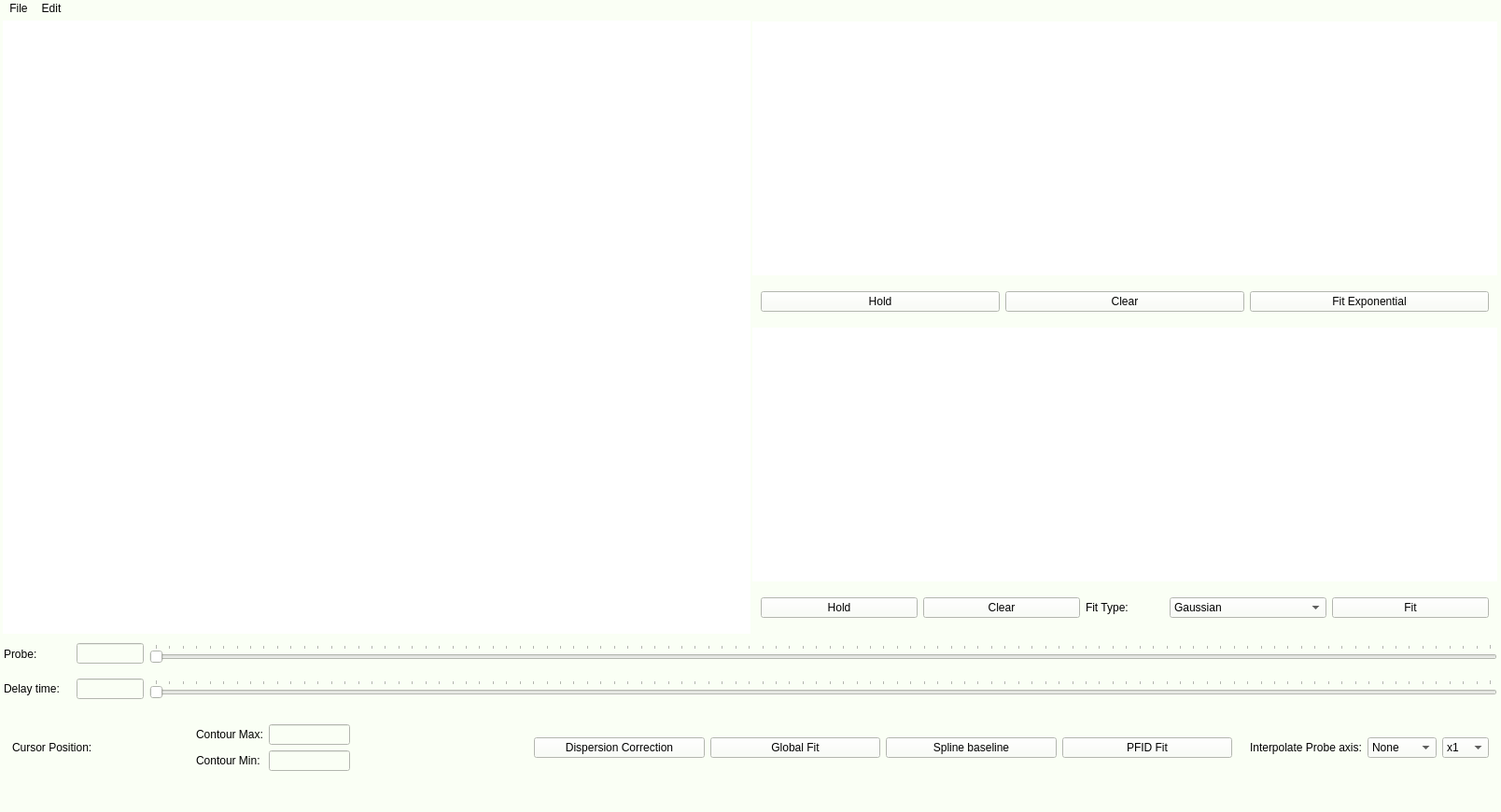
<?xml version="1.0" encoding="UTF-8"?>
<ui version="4.0">
 <class>MainWindow</class>
 <widget class="QMainWindow" name="MainWindow">
  <property name="geometry">
   <rect>
    <x>0</x>
    <y>0</y>
    <width>1608</width>
    <height>870</height>
   </rect>
  </property>
  <property name="windowTitle">
   <string>MainWindow</string>
  </property>
  <property name="styleSheet">
   <string notr="true">background-color: #fafff5 
</string>
  </property>
  <widget class="QWidget" name="centralwidget_MW">
   <property name="styleSheet">
    <string notr="true"/>
   </property>
   <layout class="QVBoxLayout" name="verticalLayout">
    <property name="leftMargin">
     <number>1</number>
    </property>
    <property name="topMargin">
     <number>1</number>
    </property>
    <property name="rightMargin">
     <number>1</number>
    </property>
    <property name="bottomMargin">
     <number>1</number>
    </property>
    <item>
     <widget class="QWidget" name="Mainwindow_MW" native="true">
      <property name="styleSheet">
       <string notr="true"/>
      </property>
      <layout class="QVBoxLayout" name="verticalLayout_2" stretch="4,1">
       <property name="spacing">
        <number>1</number>
       </property>
       <property name="leftMargin">
        <number>1</number>
       </property>
       <property name="topMargin">
        <number>1</number>
       </property>
       <property name="rightMargin">
        <number>1</number>
       </property>
       <property name="bottomMargin">
        <number>1</number>
       </property>
       <item>
        <widget class="QWidget" name="Top_MW" native="true">
         <layout class="QHBoxLayout" name="horizontalLayout" stretch="1,1">
          <property name="spacing">
           <number>1</number>
          </property>
          <property name="leftMargin">
           <number>1</number>
          </property>
          <property name="topMargin">
           <number>1</number>
          </property>
          <property name="rightMargin">
           <number>1</number>
          </property>
          <property name="bottomMargin">
           <number>1</number>
          </property>
          <item>
           <widget class="PlotWidget" name="controur_MW" native="true">
            <property name="styleSheet">
             <string notr="true">background-color:#ffffff;</string>
            </property>
           </widget>
          </item>
          <item>
           <widget class="QWidget" name="right_plot_MW" native="true">
            <layout class="QVBoxLayout" name="verticalLayout_3" stretch="5,1,5,1">
             <property name="spacing">
              <number>1</number>
             </property>
             <property name="leftMargin">
              <number>1</number>
             </property>
             <property name="topMargin">
              <number>1</number>
             </property>
             <property name="rightMargin">
              <number>1</number>
             </property>
             <property name="bottomMargin">
              <number>1</number>
             </property>
             <item>
              <widget class="PlotWidget" name="x_slice_plot_MW" native="true">
               <property name="styleSheet">
                <string notr="true">background-color:#ffffff;</string>
               </property>
              </widget>
             </item>
             <item>
              <widget class="QWidget" name="x_slice_plot_buttons_MW" native="true">
               <layout class="QHBoxLayout" name="horizontalLayout_2" stretch="1,1,1">
                <item>
                 <widget class="QPushButton" name="hold_button_xslice_MW">
                  <property name="text">
                   <string>Hold</string>
                  </property>
                 </widget>
                </item>
                <item>
                 <widget class="QPushButton" name="clear_button_xslice_MW">
                  <property name="text">
                   <string>Clear</string>
                  </property>
                 </widget>
                </item>
                <item>
                 <widget class="QPushButton" name="fit_button_xslice_MW">
                  <property name="text">
                   <string>Fit Exponential</string>
                  </property>
                 </widget>
                </item>
               </layout>
              </widget>
             </item>
             <item>
              <widget class="PlotWidget" name="y_slice_plot_MW" native="true">
               <property name="styleSheet">
                <string notr="true">background-color:#ffffff;</string>
               </property>
              </widget>
             </item>
             <item>
              <widget class="QWidget" name="y_slice_plot_buttons_MW" native="true">
               <layout class="QHBoxLayout" name="horizontalLayout_3" stretch="2,2,1,2,2">
                <item>
                 <widget class="QPushButton" name="hold_button_yslice_MW">
                  <property name="text">
                   <string>Hold</string>
                  </property>
                 </widget>
                </item>
                <item>
                 <widget class="QPushButton" name="clear_button_yslice_MW">
                  <property name="text">
                   <string>Clear</string>
                  </property>
                 </widget>
                </item>
                <item>
                 <widget class="QLabel" name="label_MW_2">
                  <property name="layoutDirection">
                   <enum>Qt::LeftToRight</enum>
                  </property>
                  <property name="text">
                   <string>Fit Type:</string>
                  </property>
                  <property name="textFormat">
                   <enum>Qt::AutoText</enum>
                  </property>
                 </widget>
                </item>
                <item>
                 <widget class="QComboBox" name="comboBox_for_fit_function_MW">
                  <item>
                   <property name="text">
                    <string>Gaussian</string>
                   </property>
                  </item>
                  <item>
                   <property name="text">
                    <string>Lorentzian </string>
                   </property>
                  </item>
                  <item>
                   <property name="text">
                    <string>Voigt</string>
                   </property>
                  </item>
                 </widget>
                </item>
                <item>
                 <widget class="QPushButton" name="fit_button_yslice_MW">
                  <property name="text">
                   <string>Fit</string>
                  </property>
                 </widget>
                </item>
               </layout>
              </widget>
             </item>
            </layout>
           </widget>
          </item>
         </layout>
        </widget>
       </item>
       <item>
        <widget class="QWidget" name="control_widget_MW" native="true">
         <layout class="QVBoxLayout" name="verticalLayout_4" stretch="1,1,1">
          <property name="spacing">
           <number>1</number>
          </property>
          <property name="leftMargin">
           <number>1</number>
          </property>
          <property name="topMargin">
           <number>1</number>
          </property>
          <property name="rightMargin">
           <number>1</number>
          </property>
          <property name="bottomMargin">
           <number>1</number>
          </property>
          <item>
           <widget class="QWidget" name="sliders_widget_MW" native="true">
            <layout class="QHBoxLayout" name="horizontalLayout_5" stretch="1,1,20">
             <property name="spacing">
              <number>6</number>
             </property>
             <property name="leftMargin">
              <number>1</number>
             </property>
             <property name="topMargin">
              <number>1</number>
             </property>
             <property name="rightMargin">
              <number>1</number>
             </property>
             <property name="bottomMargin">
              <number>1</number>
             </property>
             <item>
              <widget class="QLabel" name="probe_label_MW">
               <property name="text">
                <string>Probe:</string>
               </property>
              </widget>
             </item>
             <item>
              <widget class="QLineEdit" name="probe_value_MW"/>
             </item>
             <item>
              <widget class="QSlider" name="time_slider_MW">
               <property name="orientation">
                <enum>Qt::Horizontal</enum>
               </property>
               <property name="tickPosition">
                <enum>QSlider::TicksAbove</enum>
               </property>
              </widget>
             </item>
            </layout>
           </widget>
          </item>
          <item>
           <widget class="QWidget" name="widget_2_MW" native="true">
            <layout class="QHBoxLayout" name="horizontalLayout_8" stretch="1,1,20">
             <property name="spacing">
              <number>6</number>
             </property>
             <property name="leftMargin">
              <number>1</number>
             </property>
             <property name="topMargin">
              <number>1</number>
             </property>
             <property name="rightMargin">
              <number>1</number>
             </property>
             <property name="bottomMargin">
              <number>1</number>
             </property>
             <item>
              <widget class="QLabel" name="label_MW">
               <property name="text">
                <string>Delay time:</string>
               </property>
              </widget>
             </item>
             <item>
              <widget class="QLineEdit" name="Delay_time_value_MW_2"/>
             </item>
             <item>
              <widget class="QSlider" name="time_slider_MW_2">
               <property name="orientation">
                <enum>Qt::Horizontal</enum>
               </property>
               <property name="tickPosition">
                <enum>QSlider::TicksAbove</enum>
               </property>
              </widget>
             </item>
            </layout>
           </widget>
          </item>
          <item>
           <widget class="QWidget" name="button_controls_MW" native="true">
            <layout class="QHBoxLayout" name="horizontalLayout_7" stretch="5,1">
             <property name="spacing">
              <number>1</number>
             </property>
             <property name="leftMargin">
              <number>1</number>
             </property>
             <property name="topMargin">
              <number>1</number>
             </property>
             <property name="rightMargin">
              <number>1</number>
             </property>
             <property name="bottomMargin">
              <number>1</number>
             </property>
             <item>
              <widget class="QWidget" name="buttons_holder_MW" native="true">
               <layout class="QHBoxLayout" name="horizontalLayout_6" stretch="1,1,1,1,1,1,1">
                <item>
                 <widget class="QLabel" name="cursor_position_MW">
                  <property name="text">
                   <string>Cursor Position:</string>
                  </property>
                 </widget>
                </item>
                <item>
                 <widget class="QWidget" name="widget_MW" native="true">
                  <layout class="QGridLayout" name="gridLayout">
                   <item row="0" column="0">
                    <widget class="QLabel" name="contour_max_MW">
                     <property name="text">
                      <string>Contour Max:</string>
                     </property>
                    </widget>
                   </item>
                   <item row="1" column="0">
                    <widget class="QLabel" name="contour_min_MW">
                     <property name="text">
                      <string>Contour Min:</string>
                     </property>
                    </widget>
                   </item>
                   <item row="0" column="1">
                    <widget class="QLineEdit" name="contour_max_lineedit_MW_2"/>
                   </item>
                   <item row="1" column="1">
                    <widget class="QLineEdit" name="contour_min_lineedit_MW"/>
                   </item>
                  </layout>
                 </widget>
                </item>
                <item>
                 <spacer name="horizontalSpacer_MW">
                  <property name="orientation">
                   <enum>Qt::Horizontal</enum>
                  </property>
                  <property name="sizeHint" stdset="0">
                   <size>
                    <width>40</width>
                    <height>20</height>
                   </size>
                  </property>
                 </spacer>
                </item>
                <item>
                 <widget class="QPushButton" name="dispersion_button_MW">
                  <property name="text">
                   <string>Dispersion Correction</string>
                  </property>
                 </widget>
                </item>
                <item>
                 <widget class="QPushButton" name="global_fit_button_MW">
                  <property name="text">
                   <string>Global Fit</string>
                  </property>
                 </widget>
                </item>
                <item>
                 <widget class="QPushButton" name="spline_button_MW">
                  <property name="text">
                   <string>Spline baseline</string>
                  </property>
                 </widget>
                </item>
                <item>
                 <widget class="QPushButton" name="pfid_fit_button_MW">
                  <property name="text">
                   <string>PFID Fit</string>
                  </property>
                 </widget>
                </item>
               </layout>
              </widget>
             </item>
             <item>
              <widget class="QWidget" name="interpolate_widget_MW" native="true">
               <layout class="QHBoxLayout" name="horizontalLayout_4" stretch="1,1,1">
                <item>
                 <widget class="QLabel" name="interpolation_lable_MW">
                  <property name="text">
                   <string>Interpolate Probe axis:</string>
                  </property>
                 </widget>
                </item>
                <item>
                 <widget class="QComboBox" name="interpolation_style_MW">
                  <item>
                   <property name="text">
                    <string>None</string>
                   </property>
                  </item>
                  <item>
                   <property name="text">
                    <string>Linear</string>
                   </property>
                  </item>
                  <item>
                   <property name="text">
                    <string>Cubic</string>
                   </property>
                  </item>
                  <item>
                   <property name="text">
                    <string>Nearest</string>
                   </property>
                  </item>
                 </widget>
                </item>
                <item>
                 <widget class="QComboBox" name="interpolation_times_MW">
                  <item>
                   <property name="text">
                    <string>x1</string>
                   </property>
                  </item>
                  <item>
                   <property name="text">
                    <string>x2</string>
                   </property>
                  </item>
                  <item>
                   <property name="text">
                    <string>x3</string>
                   </property>
                  </item>
                  <item>
                   <property name="text">
                    <string>x5</string>
                   </property>
                  </item>
                  <item>
                   <property name="text">
                    <string>x10</string>
                   </property>
                  </item>
                 </widget>
                </item>
               </layout>
              </widget>
             </item>
            </layout>
           </widget>
          </item>
         </layout>
        </widget>
       </item>
      </layout>
     </widget>
    </item>
   </layout>
  </widget>
  <widget class="QMenuBar" name="menubar">
   <property name="geometry">
    <rect>
     <x>0</x>
     <y>0</y>
     <width>1608</width>
     <height>38</height>
    </rect>
   </property>
   <widget class="QMenu" name="menuFile">
    <property name="title">
     <string>File</string>
    </property>
    <addaction name="actionImport_Data_MW"/>
    <addaction name="actionExit_MW"/>
    <addaction name="separator"/>
    <addaction name="actionSave_Project_MW"/>
    <addaction name="actionExit_2_MW"/>
    <addaction name="actionExit_3_MW"/>
   </widget>
   <widget class="QMenu" name="menuEdit">
    <property name="title">
     <string>Edit</string>
    </property>
    <addaction name="actionEdit_Axis_Labels_MW"/>
   </widget>
   <addaction name="menuFile"/>
   <addaction name="menuEdit"/>
  </widget>
  <widget class="QStatusBar" name="statusbar"/>
  <action name="actionImport_Data_MW">
   <property name="text">
    <string>Import Data (Ctrl+I)</string>
   </property>
  </action>
  <action name="actionExit_MW">
   <property name="text">
    <string>Load Project (Ctrl+L)</string>
   </property>
  </action>
  <action name="actionSave_Project_MW">
   <property name="text">
    <string>Save Project (Ctrl+S)</string>
   </property>
  </action>
  <action name="actionExit_2_MW">
   <property name="text">
    <string>Save Project as... (Ctrl+Shift+S)</string>
   </property>
  </action>
  <action name="actionExit_3_MW">
   <property name="text">
    <string>Exit (Ctrl+Q)</string>
   </property>
  </action>
  <action name="actionEdit_Axis_Labels_MW">
   <property name="text">
    <string>Edit Axis Labels</string>
   </property>
  </action>
 </widget>
 <customwidgets>
  <customwidget>
   <class>PlotWidget</class>
   <extends>QWidget</extends>
   <header location="global">pyqtgraph</header>
   <container>1</container>
  </customwidget>
 </customwidgets>
 <resources/>
 <connections/>
</ui>
